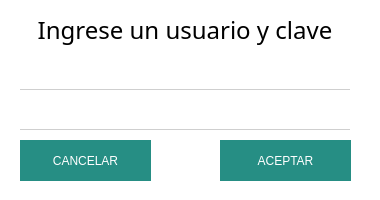
<?xml version="1.0" encoding="UTF-8"?>
<ui version="4.0">
 <class>Dialog</class>
 <widget class="QDialog" name="Dialog">
  <property name="windowModality">
   <enum>Qt::ApplicationModal</enum>
  </property>
  <property name="geometry">
   <rect>
    <x>0</x>
    <y>0</y>
    <width>380</width>
    <height>200</height>
   </rect>
  </property>
  <property name="sizePolicy">
   <sizepolicy hsizetype="Ignored" vsizetype="Ignored">
    <horstretch>0</horstretch>
    <verstretch>0</verstretch>
   </sizepolicy>
  </property>
  <property name="minimumSize">
   <size>
    <width>380</width>
    <height>200</height>
   </size>
  </property>
  <property name="maximumSize">
   <size>
    <width>380</width>
    <height>200</height>
   </size>
  </property>
  <property name="contextMenuPolicy">
   <enum>Qt::NoContextMenu</enum>
  </property>
  <property name="acceptDrops">
   <bool>false</bool>
  </property>
  <property name="windowTitle">
   <string notr="true">ingresar</string>
  </property>
  <property name="styleSheet">
   <string notr="true">#Dialog {
	background-color: #FFFFFF;
	border: 0px;
}

#aceptar, #cancelar {
	background-color: #268e84;
	border: 0px solid #268e84;
	color: #FFFFFF;
	font: 75 12pt &quot;MS Shell Dlg 2&quot;;
}


#user, #password {
	border: 0px;
	border-bottom: 1px solid #CFCFCF;
}

#user:focus, #user:hover,
#password:focus, #password:hover {
	border-bottom: 1px solid gray;
	background-color: #f9f9f9;

}</string>
  </property>
  <property name="inputMethodHints">
   <set>Qt::ImhNone</set>
  </property>
  <property name="sizeGripEnabled">
   <bool>false</bool>
  </property>
  <property name="modal">
   <bool>false</bool>
  </property>
  <widget class="QLineEdit" name="user">
   <property name="geometry">
    <rect>
     <x>20</x>
     <y>60</y>
     <width>330</width>
     <height>30</height>
    </rect>
   </property>
  </widget>
  <widget class="QLineEdit" name="password">
   <property name="geometry">
    <rect>
     <x>20</x>
     <y>100</y>
     <width>330</width>
     <height>30</height>
    </rect>
   </property>
  </widget>
  <widget class="QPushButton" name="aceptar">
   <property name="geometry">
    <rect>
     <x>220</x>
     <y>140</y>
     <width>131</width>
     <height>41</height>
    </rect>
   </property>
   <property name="text">
    <string>ACEPTAR</string>
   </property>
  </widget>
  <widget class="QPushButton" name="cancelar">
   <property name="geometry">
    <rect>
     <x>20</x>
     <y>140</y>
     <width>131</width>
     <height>41</height>
    </rect>
   </property>
   <property name="text">
    <string>CANCELAR</string>
   </property>
  </widget>
  <widget class="QLabel" name="label">
   <property name="geometry">
    <rect>
     <x>20</x>
     <y>10</y>
     <width>330</width>
     <height>41</height>
    </rect>
   </property>
   <property name="font">
    <font>
     <family>Calibri Light</family>
     <pointsize>18</pointsize>
     <weight>50</weight>
     <bold>false</bold>
     <underline>false</underline>
     <strikeout>false</strikeout>
     <stylestrategy>PreferDefault</stylestrategy>
     <kerning>true</kerning>
    </font>
   </property>
   <property name="layoutDirection">
    <enum>Qt::LeftToRight</enum>
   </property>
   <property name="text">
    <string>Ingrese un usuario y clave</string>
   </property>
   <property name="textFormat">
    <enum>Qt::RichText</enum>
   </property>
   <property name="scaledContents">
    <bool>false</bool>
   </property>
   <property name="alignment">
    <set>Qt::AlignCenter</set>
   </property>
  </widget>
 </widget>
 <resources/>
 <connections/>
</ui>
